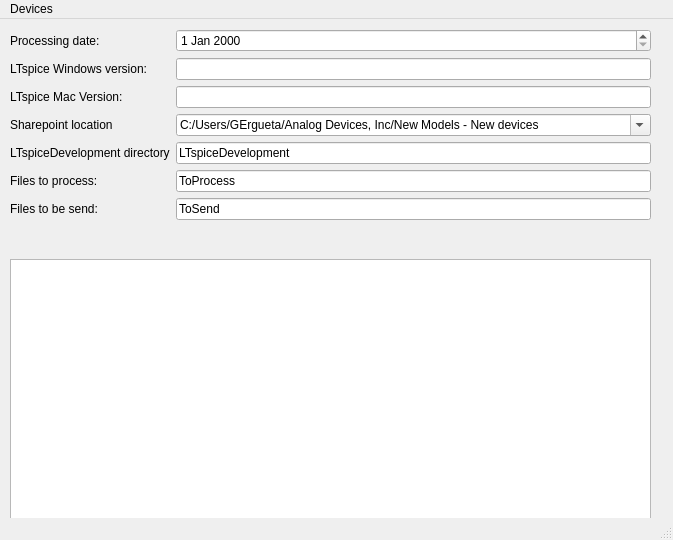
<?xml version="1.0" encoding="UTF-8"?>
<ui version="4.0">
 <class>MainWindow</class>
 <widget class="QMainWindow" name="MainWindow">
  <property name="geometry">
   <rect>
    <x>0</x>
    <y>0</y>
    <width>673</width>
    <height>540</height>
   </rect>
  </property>
  <property name="windowTitle">
   <string>MainWindow</string>
  </property>
  <widget class="QWidget" name="centralwidget">
   <widget class="QWidget" name="gridLayoutWidget">
    <property name="geometry">
     <rect>
      <x>10</x>
      <y>10</y>
      <width>641</width>
      <height>221</height>
     </rect>
    </property>
    <layout class="QGridLayout" name="gridLayout">
     <item row="6" column="0">
      <widget class="QLabel" name="label_7">
       <property name="text">
        <string>Files to be send:</string>
       </property>
      </widget>
     </item>
     <item row="0" column="1">
      <widget class="QDateEdit" name="dateProcessing"/>
     </item>
     <item row="1" column="0">
      <widget class="QLabel" name="label">
       <property name="text">
        <string>LTspice Windows version:</string>
       </property>
      </widget>
     </item>
     <item row="3" column="0">
      <widget class="QLabel" name="label_4">
       <property name="text">
        <string>Sharepoint location</string>
       </property>
      </widget>
     </item>
     <item row="1" column="1">
      <widget class="QLineEdit" name="lineEditWindowsVersion"/>
     </item>
     <item row="4" column="1">
      <widget class="QLineEdit" name="lineEditLTspiceDevelopment">
       <property name="text">
        <string>LTspiceDevelopment</string>
       </property>
      </widget>
     </item>
     <item row="2" column="0">
      <widget class="QLabel" name="label_3">
       <property name="text">
        <string>LTspice Mac Version:</string>
       </property>
      </widget>
     </item>
     <item row="4" column="0">
      <widget class="QLabel" name="label_5">
       <property name="text">
        <string>LTspiceDevelopment directory</string>
       </property>
      </widget>
     </item>
     <item row="7" column="1">
      <spacer name="verticalSpacer">
       <property name="orientation">
        <enum>Qt::Orientation::Vertical</enum>
       </property>
       <property name="sizeHint" stdset="0">
        <size>
         <width>20</width>
         <height>40</height>
        </size>
       </property>
      </spacer>
     </item>
     <item row="3" column="1">
      <widget class="QComboBox" name="comboBoxSharePoint">
       <property name="editable">
        <bool>true</bool>
       </property>
       <property name="currentText">
        <string>C:/Users/GErgueta/Analog Devices, Inc/New Models - New devices</string>
       </property>
      </widget>
     </item>
     <item row="0" column="0">
      <widget class="QLabel" name="label_2">
       <property name="text">
        <string>Processing date:</string>
       </property>
      </widget>
     </item>
     <item row="5" column="0">
      <widget class="QLabel" name="label_6">
       <property name="text">
        <string>Files to process:</string>
       </property>
      </widget>
     </item>
     <item row="2" column="1">
      <widget class="QLineEdit" name="lineEditMacVersion"/>
     </item>
     <item row="5" column="1">
      <widget class="QLineEdit" name="lineEditFilesToProcess">
       <property name="text">
        <string>ToProcess</string>
       </property>
      </widget>
     </item>
     <item row="6" column="1">
      <widget class="QLineEdit" name="lineEditFilesToSend">
       <property name="text">
        <string>ToSend</string>
       </property>
      </widget>
     </item>
    </layout>
   </widget>
   <widget class="QTextEdit" name="textEditMessages">
    <property name="geometry">
     <rect>
      <x>10</x>
      <y>240</y>
      <width>641</width>
      <height>271</height>
     </rect>
    </property>
   </widget>
  </widget>
  <widget class="QMenuBar" name="menubar">
   <property name="geometry">
    <rect>
     <x>0</x>
     <y>0</y>
     <width>673</width>
     <height>33</height>
    </rect>
   </property>
   <widget class="QMenu" name="menuDevices">
    <property name="title">
     <string>Devices</string>
    </property>
    <addaction name="separator"/>
    <addaction name="getAndZip"/>
    <addaction name="separator"/>
    <addaction name="actionRemoveZipFiles"/>
    <addaction name="separator"/>
    <addaction name="check"/>
    <addaction name="separator"/>
    <addaction name="separator"/>
    <addaction name="process"/>
    <addaction name="separator"/>
    <addaction name="separator"/>
    <addaction name="generateToProcess"/>
    <addaction name="separator"/>
    <addaction name="separator"/>
    <addaction name="generateToSend"/>
    <addaction name="separator"/>
    <addaction name="separator"/>
    <addaction name="transferToAkamai"/>
    <addaction name="separator"/>
    <addaction name="separator"/>
    <addaction name="separator"/>
    <addaction name="actionUpdateSharePoint"/>
    <addaction name="separator"/>
    <addaction name="exit"/>
   </widget>
   <addaction name="menuDevices"/>
  </widget>
  <widget class="QStatusBar" name="statusbar"/>
  <action name="getAndZip">
   <property name="text">
    <string>Get and Zip</string>
   </property>
  </action>
  <action name="check">
   <property name="text">
    <string>Check</string>
   </property>
  </action>
  <action name="process">
   <property name="text">
    <string>Process</string>
   </property>
  </action>
  <action name="generateToProcess">
   <property name="text">
    <string>Generate ToProcess</string>
   </property>
  </action>
  <action name="generateToSend">
   <property name="text">
    <string>Generate ToSend</string>
   </property>
  </action>
  <action name="transferToAkamai">
   <property name="text">
    <string>Transfer to Akamai</string>
   </property>
  </action>
  <action name="exit">
   <property name="text">
    <string>Exit</string>
   </property>
  </action>
  <action name="actionRemoveZipFiles">
   <property name="text">
    <string>Remove Zip files</string>
   </property>
  </action>
  <action name="actionUpdateSharePoint">
   <property name="text">
    <string>Update SharePoint</string>
   </property>
  </action>
 </widget>
 <resources/>
 <connections/>
</ui>
